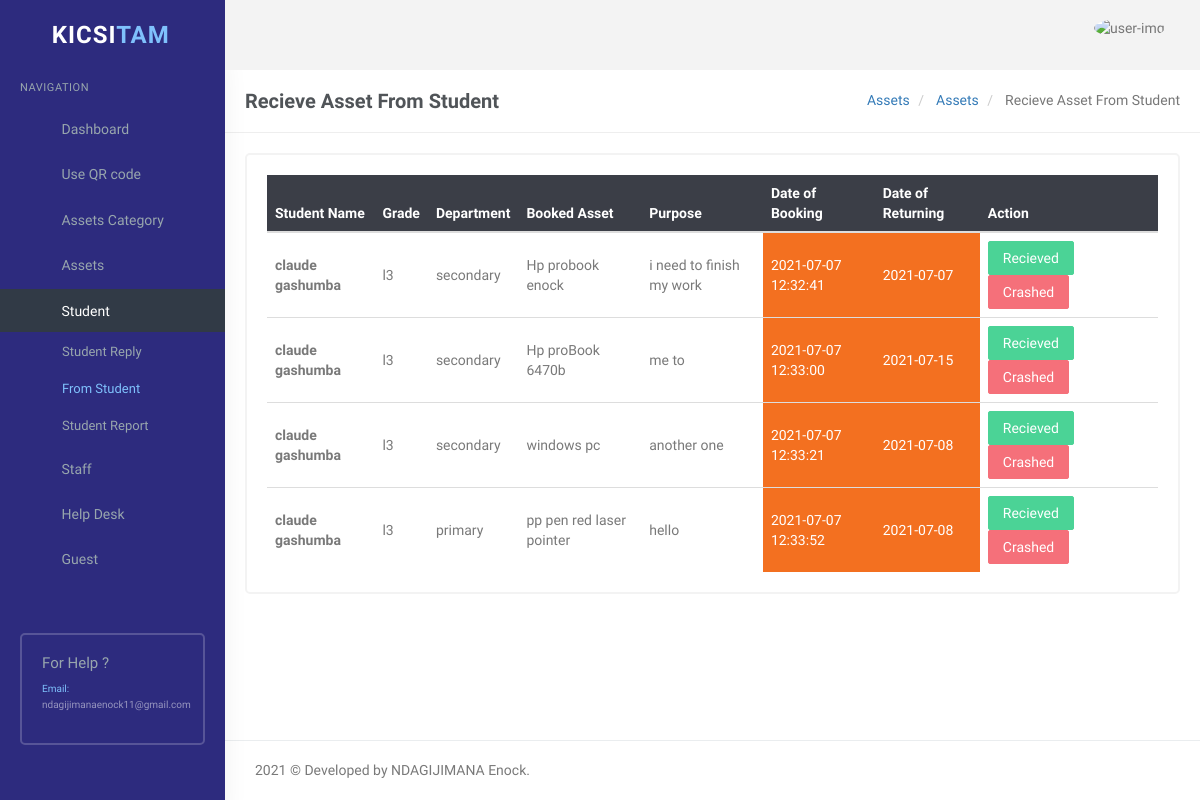
/user/asset-from-student.php (signed in), run on an earlier commit of the app's database.
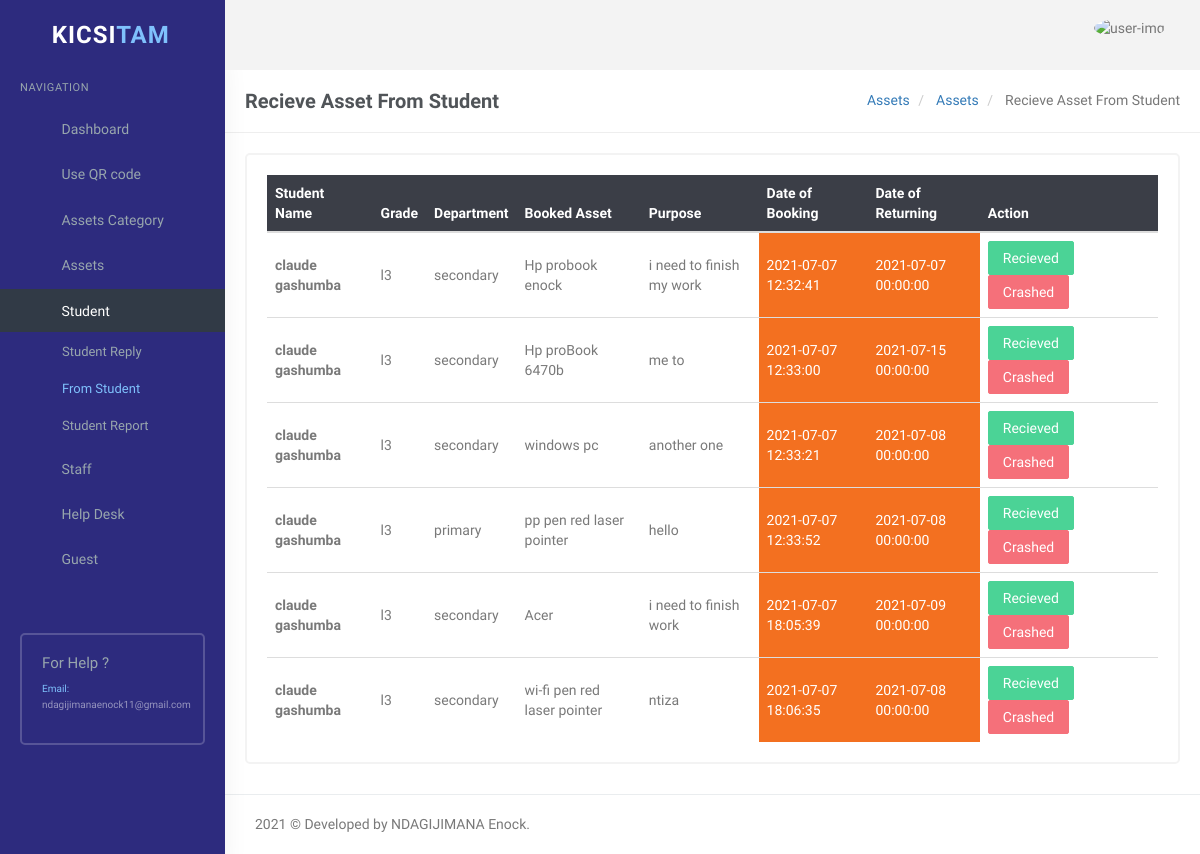
And on a later commit of the database.
### tables this page shows
CREATE TABLE `studentbookingtbl` (
  `bid` int(11) NOT NULL,
  `toolID` int(11) NOT NULL,
  `studentID` int(11) NOT NULL,
  `studentOption` varchar(18) NOT NULL,
  `purpose` varchar(150) NOT NULL,
  `BookedDate` timestamp NOT NULL DEFAULT current_timestamp(),
  `returnDate` datetime NOT NULL,
  `ActiveStatus` int(5) NOT NULL,
  `BookStatus` int(11) NOT NULL
);

CREATE TABLE `tblstudent` (
  `id` int(11) NOT NULL,
  `Firstname` varchar(45) NOT NULL,
  `Lastname` varchar(45) NOT NULL,
  `email` varchar(50) NOT NULL,
  `class` varchar(6) NOT NULL,
  `department` varchar(12) NOT NULL,
  `profilePicture` varchar(200) NOT NULL,
  `password` varchar(18) NOT NULL,
  `AddedDate` timestamp NOT NULL DEFAULT current_timestamp(),
  `Active_Status` int(4) NOT NULL
);

CREATE TABLE `tbltools` (
  `id` int(11) NOT NULL,
  `Toolname` varchar(45) NOT NULL,
  `ToolImage` varchar(200) NOT NULL,
  `QRimage` varchar(100) NOT NULL,
  `serial_number` varchar(100) NOT NULL,
  `ToolCategory` varchar(11) NOT NULL,
  `ToolDescription` varchar(100) NOT NULL,
  `isAllowedBy` varchar(11) NOT NULL,
  `ActiveStatus` int(5) NOT NULL,
  `response_status` int(11) NOT NULL,
  `PostedDate` timestamp NOT NULL DEFAULT current_timestamp()
);

### user/asset-from-student.php (the view, shortened to what this page needs)
<?php
if (strlen($_SESSION['id']) == 0) {
    header('location:index.php');
} else {
?>
    <!DOCTYPE html>
    <html lang="en">
    <head>
        <link rel="stylesheet" href="../plugins/morris/morris.css">
        <link href="../plugins/jvectormap/jquery-jvectormap-2.0.2.css" rel="stylesheet" />
        <link href="assets/css/bootstrap.min.css" rel="stylesheet" type="text/css" />
        <link href="assets/css/core.css" rel="stylesheet" type="text/css" />
        <link href="assets/css/components.css" rel="stylesheet" type="text/css" />
        <link href="assets/css/icons.css" rel="stylesheet" type="text/css" />
        <link href="assets/css/pages.css" rel="stylesheet" type="text/css" />
        <link href="assets/css/menu.css" rel="stylesheet" type="text/css" />
        <link href="assets/css/responsive.css" rel="stylesheet" type="text/css" />
        <link rel="stylesheet" href="../plugins/switchery/switchery.min.css">
    </head>
    <body class="fixed-left">
        <div id="wrapper">
            <?php include('includes/topheader.php'); ?>
            <?php include('includes/leftsidebar.php'); ?>
            <div class="content-page">
                <div class="content">
                    <div class="container">
                        <div class="row">
                            <div class="col-xs-12">
                                <div class="page-title-box">
                                    <h4 class="page-title">Recieve Asset From Student </h4>
                                    <ol class="breadcrumb p-0 m-0">
                                        <li>
                                            <a href="#">Assets</a>
                                        </li>
                                        <li>
                                            <a href="#">Assets</a>
                                        </li>
                                        <li class="active">
                                            Recieve Asset From Student
                                        </li>
                                    </ol>
                                    <div class="clearfix"></div>
                                </div>
                            </div>
                        </div>
                        <div class="row">
                            <div class="col-sm-12">
                                <div class="card-box">
                                    <div class="table-responsive">
                                        <table class="table table-colored table-centered table-inverse m-0" style="width: 100%;">
                                            <thead>
                                                <tr>
                                                    <th>Student Name</th>
                                                    <th>Grade</th>
                                                    <th>Department</th>
                                                    <th>Booked Asset</th>
                                                    <th>Purpose</th>
                                                    <th>Date of Booking</th>
                                                    <th>Date of Returning</th>
                                                    <th style="width: 20%;">Action</th>
                                                </tr>
                                            </thead>
                                            <tbody>
                                                <?php
                                                $query = mysqli_query($con, "SELECT tbltools.id as tid,tblstudent.Firstname as fname,
                                                tblstudent.Lastname as lname,tblstudent.class as class,tblstudent.email as email,studentbookingtbl.bid as stboo,studentbookingtbl.studentOption as stuoption,
                                                tbltools.Toolname as toolname,studentbookingtbl.purpose as purpose,studentbookingtbl.BookedDate as bookeddate,
                                                studentbookingtbl.returnDate FROM tblstudent,tbltools LEFT JOIN studentbookingtbl ON studentbookingtbl.toolID=tbltools.id
                                                WHERE studentbookingtbl.studentID=tblstudent.id AND studentbookingtbl.ActiveStatus=1 AND studentbookingtbl.BookStatus=1");
                                                $rowcount = mysqli_num_rows($query);
                                                if ($rowcount == 0) {
                                                ?>
                                                    <tr>
                                                        <td colspan="4" align="center">
                                                            <h3 style="color:red">No record found</h3>
                                                        </td>
                                                    <tr>
                                                        <?php
                                                    } else {
                                                        while ($row = mysqli_fetch_array($query)) {
                                                        ?>
                                                    <tr>
                                                        <td><b><?php echo $row['fname'] . "  " . $row['lname']; ?></b></td>
                                                        <td><?php echo $row['class']; ?></td>
                                                        <td><?php echo $row['stuoption']; ?></td>
                                                        <td><?php echo $row['toolname']; ?></td>
                                                        <td><?php echo $row['purpose']; ?></td>
                                                        <td style="background-color: #f37020;color:white;"><?php echo $row['bookeddate']; ?></td>
                                                        <td style="background-color: #f37020;color:white;"><?php echo $row['returnDate']; ?></td>
                                                        <td>
                                                            <a href="asset-from-student.php?rid=<?php echo htmlentities($row['stboo']); ?>&&action=rep" onclick="return confirm('Do you realy Recieve An Asset ?')" class=" btn btn-success">Recieved</a>
                                                            <a href="asset-from-student.php?rid1=<?php echo htmlentities($row['stboo']); ?>&&action1=rep" onclick="return confirm('Ohh No This asset was Crashed ?')" class="btn btn-danger">Crashed</a>
                                                        </td>
                                                    </tr>
                                            <?php }
                                                    } ?>
                                            </tbody>
                                        </table>
                                    </div>
                                </div>
                            </div>
                        </div>
                    </div>
                </div>
                <?php include('includes/footer.php'); ?>
            </div>
        </div>
    </body>
    </html>
<?php } ?>

### user/includes/topheader.php (shortened to what this page needs)
<div class="topbar">
    <div class="topbar-left" style="background-color: #2d2b7e;color:white;">
        <a href="dashboard.php" class="logo"><span>kicsi<span>tam</span></span><i class="mdi mdi-layers"></i></a>
    </div>
    <div class="navbar navbar-default" role="navigation">
        <div class="container">
            <ul class="nav navbar-nav navbar-left">
                <li>
                </li>
            </ul>
            <ul class="nav navbar-nav navbar-right">
                <li class="dropdown user-box">
                    <a href="" class="dropdown-toggle waves-effect user-link" data-toggle="dropdown" aria-expanded="true">
                        <img src="assets/images/users/avatar-1.jpg" alt="user-img" class="img-circle user-img">
                    </a>
                </li>
            </ul>
        </div>
    </div>
</div>

### user/includes/leftsidebar.php (shortened to what this page needs)
<div class="left side-menu" style="background-color: #2d2b7e;color:white;">
    <div class="sidebar-inner slimscrollleft">
        <div id="sidebar-menu">
            <ul>
                <li class="menu-title">Navigation</li>
                <li class="has_sub">
                    <a href="dashboard.php" class="waves-effect"><i class="mdi mdi-view-dashboard"></i>
                        <span> Dashboard </span> </a>
                </li>
                <li class="has_sub">
                    <a href="javascript:void(0);" class="waves-effect"> <span>Use QR code</span> <span
                            class="menu-arrow"></span></a>
                </li>
                <li class="has_sub">
                    <a href="javascript:void(0);" class="waves-effect"> <span>Assets Category </span> <span
                            class="menu-arrow"></span></a>
                </li>
                <li class="has_sub">
                    <a href="javascript:void(0);" class="waves-effect"> <span> Assets </span> <span
                            class="menu-arrow"></span></a>
                </li>
                <li class="has_sub">
                    <a href="javascript:void(0);" class="waves-effect"> <span>Student </span> <span
                            class="menu-arrow"></span></a>
                    <ul class="list-unstyled">
                        <li><a href="reply-student.php">Student Reply</a></li>
                        <li><a href="asset-from-student.php">From Student</a></li>
                        <li><a href="student-report.php">Student Report</a></li>
                    </ul>
                </li>
                <li class="has_sub">
                    <a href="javascript:void(0);" class="waves-effect"> <span> Staff </span> <span
                            class="menu-arrow"></span></a>
                </li>
                <li class="has_sub">
                    <a href="javascript:void(0);" class="waves-effect"> <span> Help Desk </span> <span
                            class="menu-arrow"></span></a>
                </li>
                <li class="has_sub">
                    <a href="javascript:void(0);" class="waves-effect"> <span> Guest </span> <span
                            class="menu-arrow"></span></a>
                </li>
            </ul>
        </div>
        <div class="help-box">
            <h5 class="text-muted m-t-0">For Help ?</h5>
            <p style="font-size:10px;" class=""><span class="text-custom">Email:</span> <br />
                ndagijimanaenock11@gmail.com</p>
        </div>
    </div>
</div>

### user/includes/footer.php
<footer class="footer text-right">
   2021 © Developed by NDAGIJIMANA Enock.
</footer>

### user/assets/css/core.css (style rules this page uses)
body { font-family: 'Varela Round', sans-serif; margin: 0; padding-bottom: 60px; overflow-x: hidden; color: #797979; }
html { position: relative; min-height: 100%; }
.h1, .h2, .h3, .h4, .h5, .h6, h1, h2, h3, h4, h5, h6 { color: #505458; font-family: 'Hind Madurai', sans-serif; margin: 10px 0; }
h5 { font-size: 15px; }
p { line-height: 1.6; }
* { outline: none !important; }
b, strong { font-weight: 600; font-family: 'Hind Madurai', sans-serif; }
.container { width: auto; }
.footer { border-top: 1px solid rgba(152, 166, 173, 0.2); bottom: 0; text-align: left !important; padding: 19px 30px 20px; position: absolute; right: 0; left: 225px; }
#wrapper { height: 100%; overflow: hidden; width: 100%; }
.p-0 { padding: 0 !important; }
.m-0 { margin: 0 !important; }
.m-t-0 { margin-top: 0 !important; }
.card-box { padding: 20px; border: 2px solid #f3f3f3; -webkit-border-radius: 5px; border-radius: 5px; -moz-border-radius: 5px; background-clip: padding-box; margin-bottom: 20px; background-color: #ffffff; }
.row { margin-right: -10px; margin-left: -10px; }
.col-lg-1, .col-lg-10, .col-lg-11, .col-lg-12, .col-lg-2, .col-lg-3, .col-lg-4, .col-lg-5, .col-lg-6, .col-lg-7, .col-lg-8, .col-lg-9, .col-md-1, .col-md-10, .col-md-11, .col-md-12, .col-md-2, .col-md-3, .col-md-4, .col-md-5, .col-md-6, .col-md-7, .col-md-8, .col-md-9, .col-sm-1, .col-sm-10, .col-sm-11, .col-sm-12, .col-sm-2, .col-sm-3, .col-sm-4, .col-sm-5, .col-sm-6, .col-sm-7, .col-sm-8, .col-sm-9, .col-xs-1, .col-xs-10, .col-xs-11, .col-xs-12, .col-xs-2, .col-xs-3, .col-xs-4, .col-xs-5, .col-xs-6, .col-xs-7, .col-xs-8, .col-xs-9 { padding-left: 10px; padding-right: 10px; }
.breadcrumb { background-color: transparent; margin-bottom: 15px; padding-top: 10px; padding-left: 0; }
.text-custom { color: #7fc1fc !important; }
.text-muted { color: #98a6ad !important; }
.waves-effect { position: relative; cursor: pointer; display: inline-block; overflow: hidden; -webkit-user-select: none; -moz-user-select: none; -ms-user-select: none; user-select: none; -webkit-tap-highlight-color: transparent; vertical-align: middle; z-index: 1; will-change: opacity, transform; -webkit-transition: all 0.3s ease-out; -moz-transition: all 0.3s ease-out; -o-transition: all 0.3s ease-out; -ms-transition: all 0.3s ease-out; transition: all 0.3s ease-out; }

What changed in the data, as far as the page shows it:
changed studentbookingtbl "i need to finish my work": returnDate "2021-07-07" → "2021-07-07 00:00:00"
changed studentbookingtbl "me to": returnDate "2021-07-15" → "2021-07-15 00:00:00"
changed studentbookingtbl "another one": returnDate "2021-07-08" → "2021-07-08 00:00:00"
changed studentbookingtbl "primary": returnDate "2021-07-08" → "2021-07-08 00:00:00"
added studentbookingtbl: studentID.Firstname "claude", studentID.Lastname "gashumba", studentID.class "l3", studentOption "secondary", toolID.Toolname "Acer", purpose "i need to finish work", BookedDate "2021-07-07 18:05:39", returnDate "2021-07-09 00:00:00"
added studentbookingtbl: studentID.Firstname "claude", studentID.Lastname "gashumba", studentID.class "l3", studentOption "secondary", toolID.Toolname "wi-fi pen red laser pointer", purpose "ntiza", BookedDate "2021-07-07 18:06:35", returnDate "2021-07-08 00:00:00"
